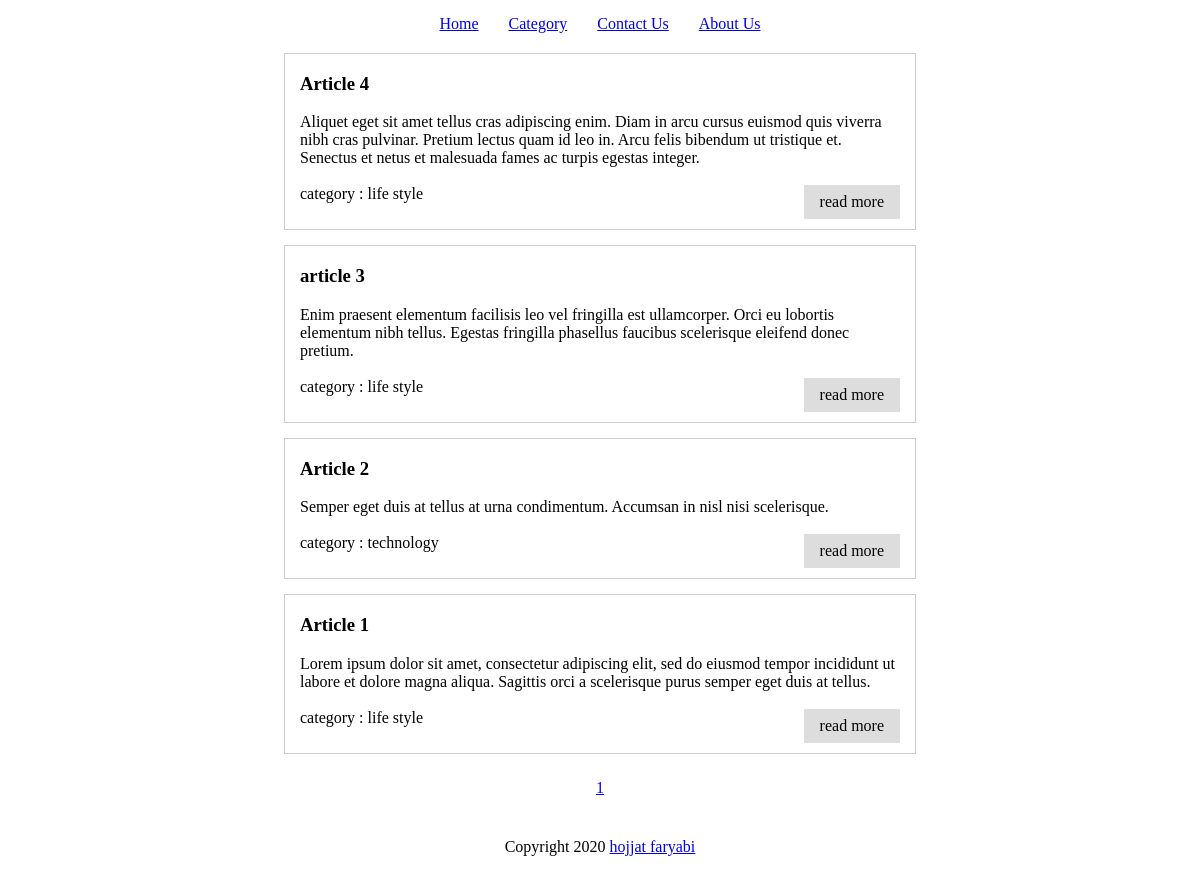
Before: / with the older database file.
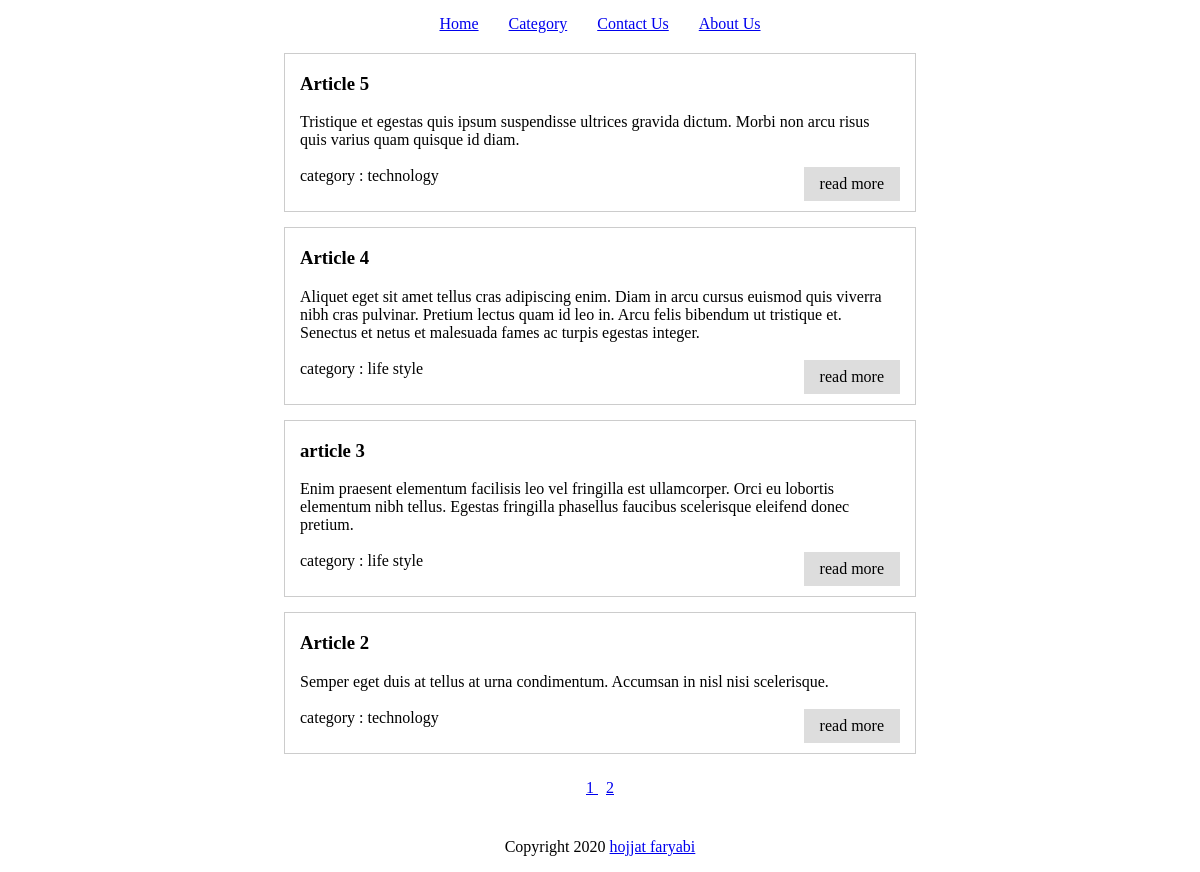
After: the same page with the newer database file.
### blog/models.py (models this page shows, shortened)
class Article(models.Model):
    user = models.ForeignKey(User, on_delete=models.CASCADE)
    title = models.CharField(max_length=150, null=False, blank=False)
    description = models.TextField(null=False, blank=False, default="")
    content = HTMLField(null=False, blank=False)
    category = models.ForeignKey(Category, null=False, blank=False, on_delete=models.CASCADE)
    created_at = models.DateTimeField(auto_now_add=True)

class Category(models.Model):
    title = models.CharField(max_length=200, null=False, blank=False)
    def __str__(self):
        return self.title

### blog/views.py (the view)
# urls.py: path('', views.index, name="index" ),
def index(request):
    all_articles = models.Article.objects.all().order_by('-created_at')
    pages = Paginator(all_articles, 4)
    n = request.GET.get("page", 1)
    try:
        articles = pages.page(n)
    except EmptyPage:
        articles = pages.page(1)
    context = {
        'articles':articles,
        'pages_count' : range(1, pages.num_pages + 1)
    }
    return render(request, "index.html", context)

### blog/templates/index.html (shortened to what this page needs)
{% extends "base.html" %}
{% block content %}
    <div id="content">
        {% for article in articles %}
        <div id="content-cell">
            <h3> {{ article.title }} </h3>
            <span> {{ article.description }} </span>
            <br />
            <br />
            <div style="display: flex; flex-direction: row; justify-content: space-between;">
                <span> category : {{ article.category }} </span>
                <a class="read-more" href="{% url 'blog:single_article' article.id %}"> read more</a>
            </div>
        </div>
        {% endfor %}
        <div class="page-ination">
            {% for i in pages_count %}
            <a href="{% url 'blog:index' %}?page={{i}}" class="page-ination-item"> {{i}} </a>
            {% endfor %}
        </div>
    </div>
{% endblock content %}

Changed rows visible on the page:
no longer on this page (row unchanged): Article: title "Article 1", description "Lorem ipsum dolor sit amet, consectetur adipiscing elit, sed do eiusmod tempor incididunt ut labore et dolore magna aliqua. Sagittis orci a scelerisque purus semper eget duis at tellus.", category "life style"
added Article: title "Article 5", description "Tristique et egestas quis ipsum suspendisse ultrices gravida dictum. Morbi non arcu risus quis varius quam quisque id diam.", category "technology"
Other visible differences:
new list line: "2"
